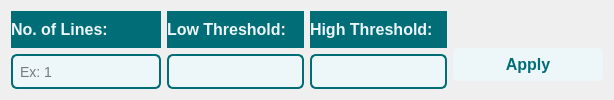
             <widget class="QWidget" name="Hough_line_page">
              <layout class="QHBoxLayout" name="horizontalLayout_10">
               <item>
                <layout class="QVBoxLayout" name="verticalLayout_11">
                 <item>
                  <widget class="QLabel" name="label_9">
                   <property name="minimumSize">
                    <size>
                     <width>150</width>
                     <height>0</height>
                    </size>
                   </property>
                   <property name="maximumSize">
                    <size>
                     <width>150</width>
                     <height>16777215</height>
                    </size>
                   </property>
                   <property name="styleSheet">
                    <string notr="true">background-color: #006d77;
color:#edf6f9;
font-size: 16px;
font-weight:500;</string>
                   </property>
                   <property name="text">
                    <string>No. of Lines:</string>
                   </property>
                  </widget>
                 </item>
                 <item>
                  <widget class="QLineEdit" name="line_no_of_lines">
                   <property name="minimumSize">
                    <size>
                     <width>150</width>
                     <height>35</height>
                    </size>
                   </property>
                   <property name="maximumSize">
                    <size>
                     <width>16777215</width>
                     <height>16777215</height>
                    </size>
                   </property>
                   <property name="styleSheet">
                    <string notr="true">
    QLineEdit {
        background-color: #edf6f9;
        color: #000000;
        border: 2px solid #006d77;
        border-radius: 6px;
        padding: 5px;
        font-size: 14px;
    }
    QLineEdit:focus {
        border: 2px solid #83c5be;
        background-color: #ffffff;
    }
</string>
                   </property>
                   <property name="text">
                    <string/>
                   </property>
                   <property name="placeholderText">
                    <string>Ex: 1</string>
                   </property>
                  </widget>
                 </item>
                </layout>
               </item>
               <item>
                <layout class="QVBoxLayout" name="verticalLayout_13">
                 <item>
                  <widget class="QLabel" name="label_10">
                   <property name="maximumSize">
                    <size>
                     <width>150</width>
                     <height>16777215</height>
                    </size>
                   </property>
                   <property name="styleSheet">
                    <string notr="true">background-color: #006d77;
color:#edf6f9;
font-size: 16px;
font-weight:500;</string>
                   </property>
                   <property name="text">
                    <string>Low Threshold:</string>
                   </property>
                  </widget>
                 </item>
                 <item>
                  <widget class="QLineEdit" name="line_low_threshold">
                   <property name="minimumSize">
                    <size>
                     <width>0</width>
                     <height>35</height>
                    </size>
                   </property>
                   <property name="maximumSize">
                    <size>
                     <width>16777215</width>
                     <height>16777215</height>
                    </size>
                   </property>
                   <property name="styleSheet">
                    <string notr="true">
    QLineEdit {
        background-color: #edf6f9;
        color: #000000;
        border: 2px solid #006d77;
        border-radius: 6px;
        padding: 5px;
        font-size: 14px;
    }
    QLineEdit:focus {
        border: 2px solid #83c5be;
        background-color: #ffffff;
    }
</string>
                   </property>
                   <property name="placeholderText">
                    <string/>
                   </property>
                  </widget>
                 </item>
                </layout>
               </item>
               <item>
                <layout class="QVBoxLayout" name="verticalLayout_14">
                 <item>
                  <widget class="QLabel" name="label_11">
                   <property name="maximumSize">
                    <size>
                     <width>150</width>
                     <height>16777215</height>
                    </size>
                   </property>
                   <property name="styleSheet">
                    <string notr="true">background-color: #006d77;
color:#edf6f9;
font-size: 16px;
font-weight:500;</string>
                   </property>
                   <property name="text">
                    <string>High Threshold:</string>
                   </property>
                  </widget>
                 </item>
                 <item>
                  <widget class="QLineEdit" name="line_high_threshold">
                   <property name="minimumSize">
                    <size>
                     <width>0</width>
                     <height>35</height>
                    </size>
                   </property>
                   <property name="maximumSize">
                    <size>
                     <width>16777215</width>
                     <height>16777215</height>
                    </size>
                   </property>
                   <property name="styleSheet">
                    <string notr="true">
    QLineEdit {
        background-color: #edf6f9;
        color: #000000;
        border: 2px solid #006d77;
        border-radius: 6px;
        padding: 5px;
        font-size: 14px;
    }
    QLineEdit:focus {
        border: 2px solid #83c5be;
        background-color: #ffffff;
    }
</string>
                   </property>
                  </widget>
                 </item>
                </layout>
               </item>
               <item>
                <layout class="QVBoxLayout" name="verticalLayout_15">
                 <property name="topMargin">
                  <number>30</number>
                 </property>
                 <item>
                  <widget class="QPushButton" name="line_apply_button">
                   <property name="minimumSize">
                    <size>
                     <width>150</width>
                     <height>33</height>
                    </size>
                   </property>
                   <property name="maximumSize">
                    <size>
                     <width>200</width>
                     <height>33</height>
                    </size>
                   </property>
                   <property name="styleSheet">
                    <string notr="true">background-color:#edf6f9;
border-radius: 5px;
color:#006d77;
font-size: 16px;
font-weight:500;</string>
                   </property>
                   <property name="text">
                    <string>Apply</string>
                   </property>
                  </widget>
                 </item>
                </layout>
               </item>
              </layout>
             </widget>
